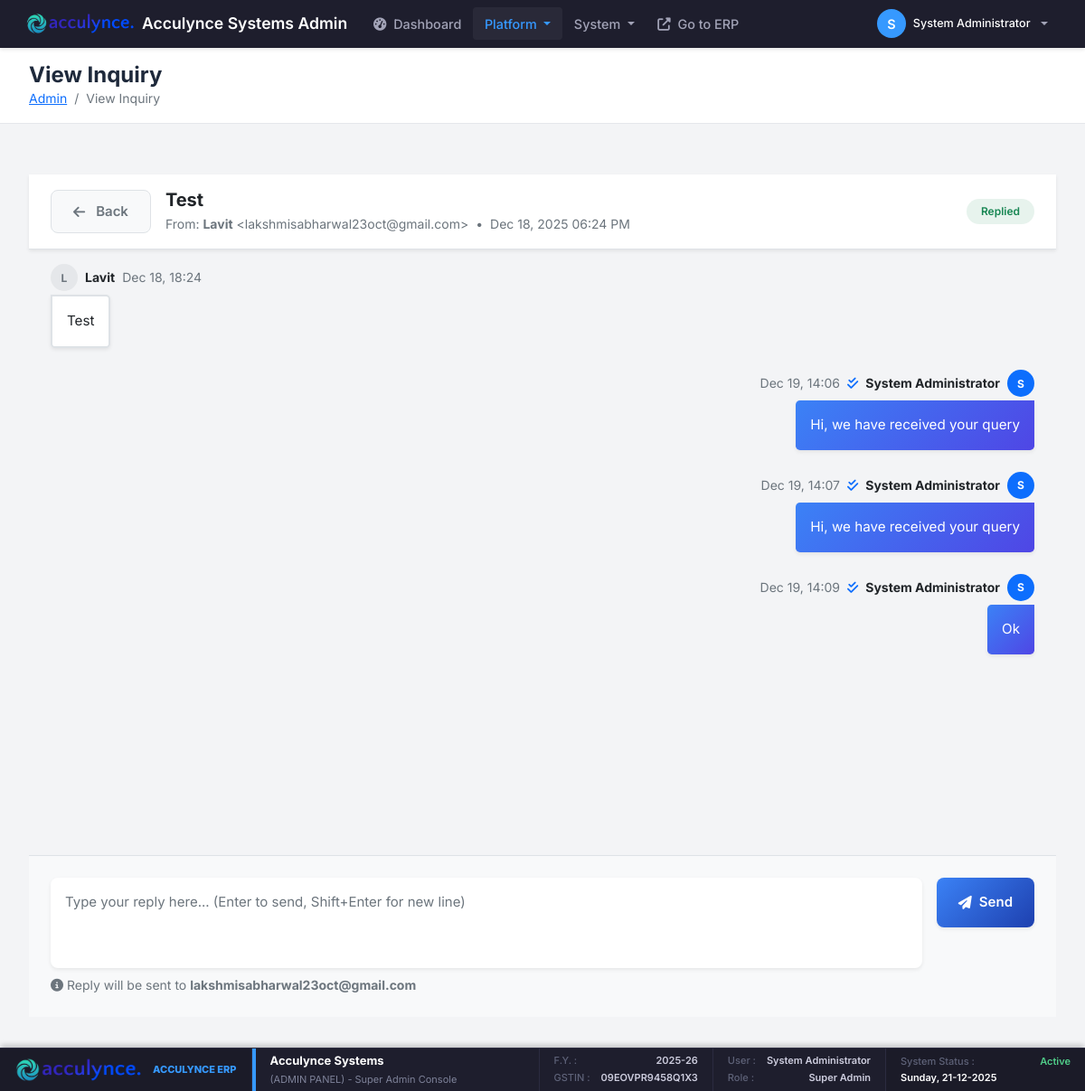
The app's page /modules/admin/inquiry_view.php?id=4 (signed in) with its own data.
### tables this page shows
CREATE TABLE `company_settings` (
  `id` int(11) NOT NULL,
  `company_name` varchar(200) NOT NULL,
  `industry_type` varchar(100) DEFAULT NULL,
  `business_type` varchar(100) DEFAULT NULL,
  `app_name` varchar(100) DEFAULT NULL,
  `theme_color` varchar(20) DEFAULT '#3b82f6',
  `address_line1` varchar(200) DEFAULT NULL,
  `address_line2` varchar(200) DEFAULT NULL,
  `city` varchar(100) DEFAULT NULL,
  `state` varchar(100) DEFAULT NULL,
  `country` varchar(100) DEFAULT 'India',
  `postal_code` varchar(20) DEFAULT NULL,
  `phone` varchar(20) DEFAULT NULL,
  `email` varchar(100) DEFAULT NULL,
  `website` varchar(100) DEFAULT NULL,
  `gstin` varchar(20) DEFAULT NULL,
  `pan` varchar(20) DEFAULT NULL,
  `bank_name` varchar(100) DEFAULT NULL,
  `bank_account_number` varchar(50) DEFAULT NULL,
  `bank_ifsc` varchar(20) DEFAULT NULL,
  `bank_branch` varchar(100) DEFAULT NULL,
  `bank_account_holder` varchar(200) DEFAULT NULL,
  `logo_path` varchar(255) DEFAULT NULL,
  `terms_conditions` text DEFAULT NULL,
  `created_at` timestamp NOT NULL DEFAULT current_timestamp(),
  `updated_at` timestamp NOT NULL DEFAULT current_timestamp() ON UPDATE current_timestamp(),
  `financial_year_start` int(11) DEFAULT 4 COMMENT 'Month number (1-12) when financial year starts',
  `currency_code` varchar(10) DEFAULT 'INR',
  `currency_symbol` varchar(10) DEFAULT '₹',
  `date_format` varchar(20) DEFAULT 'd-m-Y',
  `timezone` varchar(50) DEFAULT 'Asia/Kolkata',
  `invoice_prefix` varchar(20) DEFAULT 'INV',
  `quotation_prefix` varchar(20) DEFAULT 'QT',
  `invoice_footer` text DEFAULT NULL COMMENT 'Footer text for invoices',
  `company_registration_number` varchar(100) DEFAULT NULL,
  `tax_registration_date` date DEFAULT NULL,
  `linkedin_url` varchar(255) DEFAULT NULL,
  `facebook_url` varchar(255) DEFAULT NULL,
  `twitter_url` varchar(255) DEFAULT NULL,
  `instagram_url` varchar(255) DEFAULT NULL,
  `smtp_host` varchar(100) DEFAULT NULL,
  `smtp_port` int(11) DEFAULT 587,
  `smtp_username` varchar(100) DEFAULT NULL,
  `smtp_password` varchar(255) DEFAULT NULL,
  `smtp_encryption` varchar(10) DEFAULT 'tls',
  `email_from_name` varchar(100) DEFAULT NULL,
  `email_from_address` varchar(100) DEFAULT NULL,
  `enable_email_notifications` tinyint(1) DEFAULT 1,
  `invoice_due_days` int(11) DEFAULT 30 COMMENT 'Default payment terms in days',
  `low_stock_threshold` int(11) DEFAULT 10,
  `enable_multi_currency` tinyint(1) DEFAULT 0,
  `enable_barcode` tinyint(1) DEFAULT 1,
  `backup_frequency` varchar(20) DEFAULT 'daily',
  `last_backup_date` datetime DEFAULT NULL,
  `print_logo_on_invoice` tinyint(1) DEFAULT 1,
  `is_gst_registered` tinyint(1) DEFAULT 0,
  `enable_einvoicing` tinyint(1) DEFAULT 0
);

CREATE TABLE `contact_requests` (
  `id` int(11) NOT NULL,
  `name` varchar(100) NOT NULL,
  `email` varchar(100) NOT NULL,
  `subject` varchar(255) NOT NULL,
  `message` text NOT NULL,
  `marketing_opt_in` tinyint(1) DEFAULT 0,
  `status` enum('New','Replied') DEFAULT 'New',
  `replied_at` timestamp NULL DEFAULT NULL,
  `created_at` timestamp NOT NULL DEFAULT current_timestamp()
);

CREATE TABLE `contact_replies` (
  `id` int(11) NOT NULL,
  `request_id` int(11) NOT NULL,
  `user_id` int(11) NOT NULL,
  `message` text NOT NULL,
  `created_at` timestamp NOT NULL DEFAULT current_timestamp()
);

CREATE TABLE `users` (
  `id` int(11) NOT NULL,
  `company_id` int(11) DEFAULT NULL,
  `username` varchar(50) NOT NULL,
  `email` varchar(100) NOT NULL,
  `avatar_path` varchar(255) DEFAULT NULL,
  `company_name` varchar(255) NOT NULL,
  `password_hash` varchar(255) NOT NULL,
  `full_name` varchar(100) NOT NULL,
  `is_active` tinyint(1) DEFAULT 1,
  `email_verification_token` varchar(255) DEFAULT NULL,
  `password_reset_token` varchar(255) DEFAULT NULL,
  `password_reset_expires_at` datetime DEFAULT NULL,
  `email_verified` tinyint(1) DEFAULT 0,
  `last_login` timestamp NULL DEFAULT NULL,
  `created_at` timestamp NOT NULL DEFAULT current_timestamp(),
  `updated_at` timestamp NOT NULL DEFAULT current_timestamp() ON UPDATE current_timestamp(),
  `onboarding_completed` tinyint(1) DEFAULT 0
);

### modules/admin/inquiry_view.php (the view, shortened to what the rows shown need)
<?php
$pageTitle = 'View Inquiry';
require_once '../../classes/Database.php';
require_once '../../classes/Auth.php';
$db = Database::getInstance();
$requestId = $_GET['id'] ?? 0;
$request = $db->fetchOne("SELECT * FROM contact_requests WHERE id = ?", [$requestId]);
$replies = $db->fetchAll(
    "SELECT r.*, u.full_name, u.email as admin_email
     FROM contact_replies r
     LEFT JOIN users u ON r.user_id = u.id
     WHERE r.request_id = ?
     ORDER BY r.created_at ASC",
    [$requestId]
);
require_once '../../includes/admin_layout.php';
?>
<div class="container-fluid px-0 h-100 d-flex flex-column" style="height: calc(100vh - 100px) !important;">
    <div class="bg-white border-bottom py-3 px-4 d-flex justify-content-between align-items-center mb-3 shadow-sm">
        <div class="d-flex align-items-center gap-3">
            <div>
                <h5 class="mb-0 fw-bold text-dark">
                    <?php echo htmlspecialchars($request['subject']); ?>
                </h5>
                <div class="d-flex align-items-center gap-2 mt-1">
                    <span class="small text-muted">From: <strong><?php echo htmlspecialchars($request['name']); ?></strong> &lt;<?php echo htmlspecialchars($request['email']); ?>&gt;</span>
                    <span class="text-muted small">&bull;</span>
                    <span class="small text-muted"><?php echo date('M d, Y h:i A', strtotime($request['created_at'])); ?></span>
                </div>
            </div>
        </div>
    </div>
    <div class="flex-grow-1 overflow-auto px-4 pb-4" id="chatContainer">
        <div class="d-flex mb-4 justify-content-start">
            <div class="d-flex flex-column align-items-start" style="max-width: 75%;">
                <div class="d-flex align-items-center mb-1 gap-2">
                    <div class="avatar-circle bg-secondary bg-opacity-10 text-secondary fw-bold rounded-circle d-flex align-items-center justify-content-center" style="width: 30px; height: 30px; font-size: 0.75rem;">
                        <?php echo strtoupper(substr($request['name'], 0, 1)); ?>
                    </div>
                    <span class="small fw-bold text-dark"><?php echo htmlspecialchars($request['name']); ?></span>
                    <span class="small text-muted"><?php echo date('M d, H:i', strtotime($request['created_at'])); ?></span>
                </div>
                <div class="chat-bubble bg-white border border-2 text-dark p-3 rounded-3 shadow-sm position-relative">
                    <p class="mb-0" style="white-space: pre-wrap;"><?php echo htmlspecialchars($request['message']); ?></p>
                </div>
            </div>
        </div>
        <?php foreach ($replies as $reply): ?>
            <div class="d-flex mb-4 justify-content-end">
                <div class="d-flex flex-column align-items-end" style="max-width: 75%;">
                    <div class="d-flex align-items-center mb-1 gap-2">
                        <span class="small text-muted text-end">
                            <?php echo date('M d, H:i', strtotime($reply['created_at'])); ?>
                            <i class="fas fa-check-double ms-1 text-primary"></i>
                        </span>
                        <span class="small fw-bold text-dark"><?php echo htmlspecialchars($reply['full_name']); ?></span>
                        <div class="avatar-circle bg-primary text-white fw-bold rounded-circle d-flex align-items-center justify-content-center" style="width: 30px; height: 30px; font-size: 0.75rem;">
                            <?php echo strtoupper(substr($reply['full_name'], 0, 1)); ?>
                        </div>
                    </div>
                    <div class="chat-bubble bg-primary text-white p-3 rounded-3 shadow-sm position-relative">
                        <p class="mb-0" style="white-space: pre-wrap;"><?php echo htmlspecialchars($reply['message']); ?></p>
                    </div>
                </div>
            </div>
        <?php endforeach; ?>
    </div>
    <div class="bg-light border-top p-4 mt-auto">
        <form method="POST" action="">
            <div class="form-text mt-2"><i class="fas fa-info-circle me-1"></i>Reply will be sent to <strong><?php echo htmlspecialchars($request['email']); ?></strong></div>
        </form>
    </div>
</div>
<?php
echo '</div></main></div></body></html>';
?>

### includes/admin_layout.php (shortened to what the rows shown need)
<?php
require_once __DIR__ . '/../classes/Auth.php';
$auth = new Auth();
$auth->requireLogin();
$currentUser = $auth->getCurrentUser();
$pageTitle = isset($pageTitle) ? $pageTitle : 'Admin Panel';
$db = Database::getInstance();
$brandingSettings = $db->fetchOne("SELECT app_name, logo_path, theme_color, gstin, state FROM company_settings WHERE id = ? LIMIT 1", [$currentUser['company_id'] ?? 0]);
?>
<!DOCTYPE html>
<html lang="en">
<head>
    <link href="https://cdn.jsdelivr.net/npm/bootstrap@5.1.3/dist/css/bootstrap.min.css" rel="stylesheet">
    <link rel="stylesheet" href="<?php echo BASE_URL; ?>public/assets/css/style.css?v=<?php echo time(); ?>">
    <link rel="stylesheet" href="https://cdnjs.cloudflare.com/ajax/libs/font-awesome/6.4.0/css/all.min.css">
</head>
<body>
    <div class="dashboard-wrapper">
        <nav class="navbar navbar-expand-lg admin-navbar">
            <div class="container-fluid">
                <a class="navbar-brand" href="<?php echo MODULES_URL; ?>/admin/dashboard.php">
                    <?php if (!empty($brandingSettings['logo_path'])): ?>
                        <img src="<?php echo BASE_URL . $brandingSettings['logo_path']; ?>" alt="Logo">
                    <?php else: ?>
                        <i class="fas fa-shield-alt text-primary"></i>
                    <?php endif; ?>
                    <span>Acculynce Systems Admin</span>
                </a>
            </div>
        </nav>
        <main class="main-content">
            <div class="top-header-admin">
                <div class="header-left">
                    <h1 class="h4 mb-0"><?php echo $pageTitle; ?></h1>
                </div>
            </div>
            <div class="content-area">
    <?php
    $footerData = [];
    $curMonth = date('n');
    $curYear = date('Y');
    if ($curMonth >= 4) {
        if ($curYear + 1 == 2000) { $yPart = '00'; } else { $yPart = substr($curYear + 1, -2); }
        $footerData['fy'] = $curYear . '-' . $yPart;
    } else {
        $yPart = substr($curYear, -2);
        $footerData['fy'] = ($curYear - 1) . '-' . $yPart;
    }
    if (!empty($brandingSettings)) {
        $footerData['company_name'] = $brandingSettings['app_name'] ?? 'Acculynce Systems';
        $footerData['gst'] = $brandingSettings['gstin'] ?? 'Not Set';
        $footerData['state'] = $brandingSettings['state'] ?? 'Delhi';
    } else {
        $footerData['company_name'] = 'Acculynce Systems';
        $footerData['gst'] = 'N/A';
        $footerData['state'] = 'N/A';
    }
    $footerData['validity'] = 'Unlimited (Super Admin)';
    $footerData['company_id'] = 'ADMIN';
    ?>
    <div class="sticky-footer-admin">
        <div class="footer-box-admin brand-box-admin">
            <?php if (!empty($brandingSettings['logo_path'])): ?>
                <img src="<?php echo BASE_URL . $brandingSettings['logo_path']; ?>" alt="Logo" class="footer-logo-admin">
            <?php else: ?>
                <div class="footer-brand-text-admin">AC</div>
            <?php endif; ?>
            <div class="brand-details">
                <span style="font-weight: 800; font-size: 11px; color: #3699ff; text-transform: uppercase;">Acculynce ERP</span>
            </div>
        </div>
        <div class="footer-box-admin fy-box-admin">
            <div class="info-row">
                <span class="label">GSTIN :</span> <span class="value"><?php echo htmlspecialchars($footerData['gst']); ?></span>
            </div>
        </div>
    </div>

### records on screen
company_settings: logo_path (picture), gstin "09EOVPR9458Q1X3"
contact_requests: subject "Test", name "Lavit", email "lakshmisabharwal23oct@gmail.com", created_at "Dec 18, 2025 06:24 PM", name "L", created_at "Dec 18, 18:24", message "Test"
contact_replies: created_at "Dec 19, 14:06", user.full_name "System Administrator", user.full_name "S", message "Hi, we have received your query"
contact_replies: created_at "Dec 19, 14:07", user.full_name "System Administrator", user.full_name "S", message "Hi, we have received your query"
contact_replies: created_at "Dec 19, 14:09", user.full_name "System Administrator", user.full_name "S", message "Ok"

### other values on screen
substr($currentUser['full_name'], 0, 1) "S"
$currentUser['full_name'] "System Administrator"
$pageTitle "View Inquiry"
$footerData['company_name'] "Acculynce Systems"
$footerData['fy'] "2025-26"
